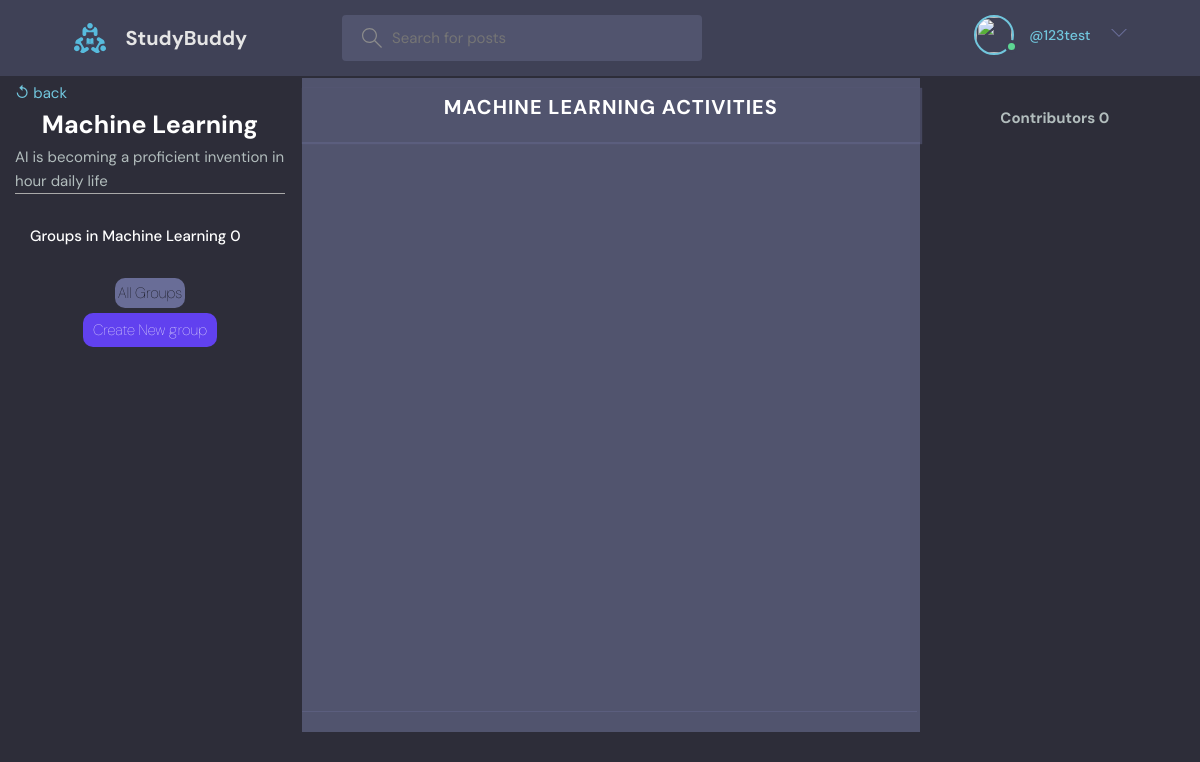
The page /room/2/ (signed in) on the database its author committed.
### base/models.py (models this page shows)
class Room(models.Model):
    host = models.ForeignKey(User, on_delete=models.SET_NULL, null=True)
    topic = models.ForeignKey(Topic, on_delete=models.SET_NULL, null=True)
    name = models.CharField(max_length=200)
    description = models.TextField(null=True, blank=True)
    contributors = models.ManyToManyField(User, blank=True, related_name='contributors')
    updated = models.DateTimeField(auto_now=True)
    created = models.DateTimeField(auto_now_add=True)
    class Meta:
        ordering = ['-updated', '-created']
    def __str__(self):
        return self.name

### base/views.py (the view)
# urls.py: path('room/<str:pk>/', views.room, name="room"),
def room(request, pk):
    room = Room.objects.get(pk=pk)
    groups = Groups.objects.filter(room=room)[:5]
    room_activity = RoomActivity.objects.filter(room=room).order_by('-date_issued')
    contributors = room.contributors.all()
    context = {
        'contributors': contributors,
        'groups': groups,
        'room': room,
        'room_activity': room_activity,
    }
    return render(request, 'base/room/room_view.html', context)

### base/templates/base/room/room_view.html (shortened to what this page needs)
 {% extends 'main.html' %}
 {% block content %}
     <div class="room_container">
         <div>
             <div class="container">
                 <a href="{{request.META.HTTP_REFERER}}">
                        <p class="back-btn mt"> ↺ back</p>
                 </a>
                 <h3 class="room-header text-center active">
                     {{room}}
                 </h3>
                 <div class="border-bottom">
                     <p>{{room.description}}</p>
                 </div>
             </div>
             <div class="room_group_list">
                 <div class="topics-page layout__body">
                     <ul class="topics__list">
                       <li class="">
                         <a style='color:white;' class="text-center">Groups in {{room}} {{groups.count}}</a>
                       </li>
                     </ul>
                 </div>
                 <div class="topics-page layout__body text-center new_group_link" style='margin:0; padding:0;'>
                     <a href="{% url 'group-create' %}?q={{room.name}}" class="active"><span>All Groups</span></a>
                 </div>
                 <div class="topics-page layout__body text-center new_group_link mt">
                     <a href="{% url 'group-create' %}?q={{room.name}}" class="active" style="background: rgb(97, 65, 239); color:#fff; padding:.5rem 1rem;"><span>Create New group</span></a>
                 </div>
             </div>
         </div>
        <div class="activity__feed" >
            <div class="middle-feed">
                <h2 class="room__activity__header"> {{room}} Activities </h2>
                <div class="trends__wrapper">
                </div>
            </div>
            <div class="">
                <div class="topics-page layout__body">
                    <h1 class="topics-page layout__body text-center">Contributors {{contributors.count}}</h1>
                </div>
            </div>
        </div>
    </div>
 {% endblock content %}

### templates/navbar.html (shortened to what this page needs)
{% load static %}
<header class="header header--loggedIn">
    <div class="container">
        <a href="{% url 'home' %}" class="header__logo">
            <img src="{% static 'images/logo.svg' %}" />
            <h1>StudyBuddy</h1>
        </a>
        <form class="header__search" method="GET" action="{% url 'home' %}">
            <label>
                <input name="q" placeholder="Search for posts" />
            </label>
        </form>
        <nav class="header__menu">
            {% if request.user.is_authenticated %}
            <div class="header__user">
                <a href="{% url 'update-user' %}">
                    <div class="avatar avatar--medium active">
                        <img src="{{request.user.avatar.url}}" />
                    </div>
                    <p><span>@{{request.user.username}}</span></p>
                </a>
                <button class="dropdown-button">
                    <svg version="1.1" xmlns="http://www.w3.org/2000/svg" width="32" height="32" viewBox="0 0 32 32">
                        <title>chevron-down</title>
                        <path d="M16 21l-13-13h-3l16 16 16-16h-3l-13 13z"></path>
                    </svg>
                </button>
            </div>
            {% else %}
            <a href="{% url 'login' %}">
                <img src="{% static 'images/avatar.svg' %}" />
                <p>Login</p>
            </a>
            {% endif %}
        </nav>
    </div>
</header>

### static/css/style.css (style rules this page uses)
:root { --color-main: #71c6dd; --color-main-light: #e1f6fb; --color-dark: #3f4156; --color-dark-medium: #51546e; --color-dark-light: #696d97; --color-light: #e5e5e5; --color-gray: #8b8b8b; --color-light-gray: #b2bdbd; --color-bg: #2d2d39; --color-success: #5dd693; --color-error: #fc4b0b; }
* { font-family: "DM Sans", -apple-system, BlinkMacSystemFont, "Segoe UI", Roboto, Oxygen, Ubuntu, Cantarell, "Open Sans", "Helvetica Neue", sans-serif; margin: 0; padding: 0; box-sizing: border-box; text-rendering: optimizeLegibility; font-size: inherit; }
html { font-size: 56.25%; }
@media only screen and (min-width: 1200px) { html { font-size: 62.5%; } }
body { line-height: 1.6; font-weight: 400; font-size: 1.5rem; color: var(--color-light-gray); background-color: var(--color-bg); min-height: 100vh; }
img { width: 100%; }
a { display: inline-block; color: var(--color-main); text-decoration: none; }
.container { max-width: 120rem; width: 90%; margin: auto; }
.avatar { position: relative; display: inline-block; border-radius: 50%; border: 2px solid var(--color-main); }
.avatar img { display: block; border-radius: 50%; object-fit: cover; object-position: center; }
.avatar::after { content: ""; display: block; position: absolute; background-color: var(--color-gray); z-index: 111; border-radius: 50%; border: 0.3rem solid var(--color-dark); }
.avatar.active::after { background-color: var(--color-success); }
.avatar.avatar--medium img { width: 3.6rem; height: 3.6rem; border-radius: 50%; }
.avatar.avatar--medium:after { width: 0.7rem; height: 0.7rem; bottom: 0px; right: -6px; }
.header { padding: 1.5rem; background-color: var(--color-dark); }
.header > .container { display: flex; gap: 9.5rem; }
.header__logo, .header__user { display: flex; gap: 2rem; align-items: center; }
.header__logo > img { height: 3.2rem; width: 3.2rem; }
.header__logo > h1 { font-weight: 700; font-size: 2rem; color: var(--color-light); }
.header__search > label { background-color: var(--color-dark-medium); padding: 1.3rem 1rem; display: flex; align-items: center; gap: 1rem; border-radius: 4px; }
.header__search svg { fill: var(--color-gray); width: 2rem; height: 2rem; margin-left: 1rem; }
.header__search input { width: 30rem; background: transparent; border: none; outline: none; color: var(--color-light); }
.header__menu { margin-left: auto; position: relative; }
.header__menu a { display: flex; gap: 1.5rem; align-items: center; font-weight: 500; text-decoration: none; color: var(--color-gray); }
.header__menu img { height: 3.6rem; }
.header__menu p { line-height: 1.2; }
.header__menu span { color: var(--color-main); font-weight: 500; font-size: 1.4rem; display: block; }
.header__menu svg { width: 1.6rem; height: 1.6rem; fill: var(--color-dark-light); }
.dropdown-button { background: transparent; border: 0; outline: 0; cursor: pointer; }
.layout__body { margin: 3rem; }
.topics__list { list-style: none; }
.topics__list li a { display: flex; justify-content: space-between; margin-bottom: 3rem; font-weight: 500; color: var(--color-light-gray); transition: all 0.3s ease-in-out; }
.mt { margin-top: 5px; }
.room_container { display: grid; grid-template-columns: 25vw 74vw; }
.activity__feed { display: grid; grid-template-columns: 70% 30% ; height: 80vh; }
.middle-feed { border: 2px solid var(--color-bg); background-color: var(--color-dark-medium); }
.text-center { text-align: center; }
.new_group_link { text-decoration: underline; }
.new_group_link a { color: black; width: fit-content; height: fit-content; background-color: var(--color-dark-light); padding: 3px; font-family:sans-serif; font-weight:lighter; border-radius: 10px; }
.room_group_list { position: relative; }
.room-header { color: white; font-size: 25px; }
.border-bottom { border-bottom: 1px solid darkgray; }
.room__activity__header { display: flex; align-items: center; font-size: 2rem; color: #fff; justify-content: center; align-items: center; padding: .3rem 0 1.9rem 0; margin: 1rem 0; box-shadow: 1px 1px 1px 1px rgb(105, 109, 151, .4); z-index: 100; letter-spacing: 1px; text-transform: uppercase; }
.trends__wrapper { width: 99.5%; height: 70vh; margin-bottom: 2rem; overflow: hidden; overflow-y: auto; display: flex; flex-flow: column; position: relative; border-bottom: 1px solid rgb(105, 109, 151, .4); padding-left: 17%; padding-bottom: .5rem; gap: 2.5rem; }
.trends__wrapper::after { content: ''; border: translate(0% -25%); }

### rows shown on the page
Room: name "Machine Learning", description "AI is becoming a proficient invention in hour daily life", name "MACHINE LEARNING"

### other values the page prints
{{ request.user.username }} "123test"
{{ groups.count }} "0"
{{ contributors.count }} "0"
